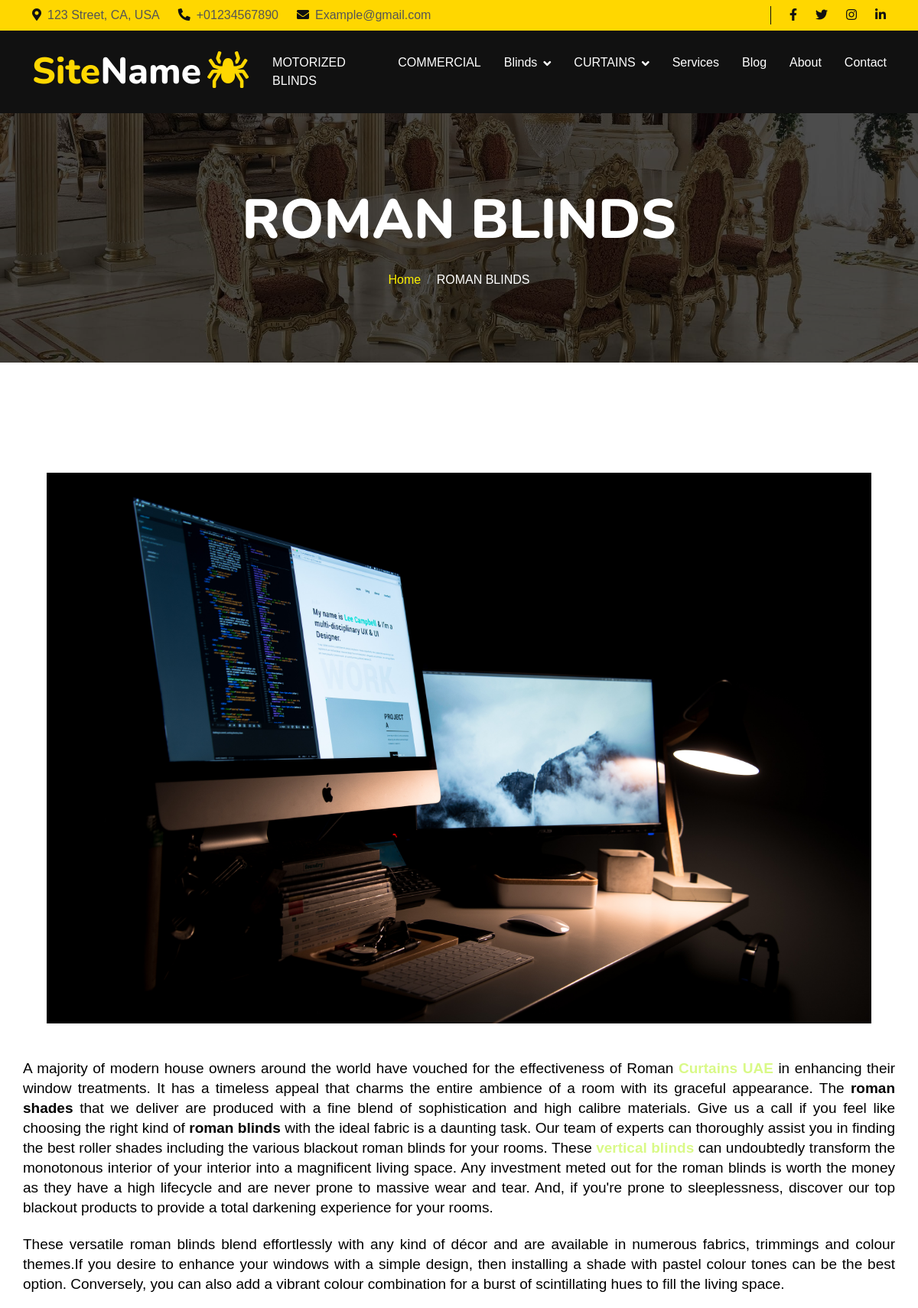
The app's page /products/blinds/roman-blinds (upper part), older data.
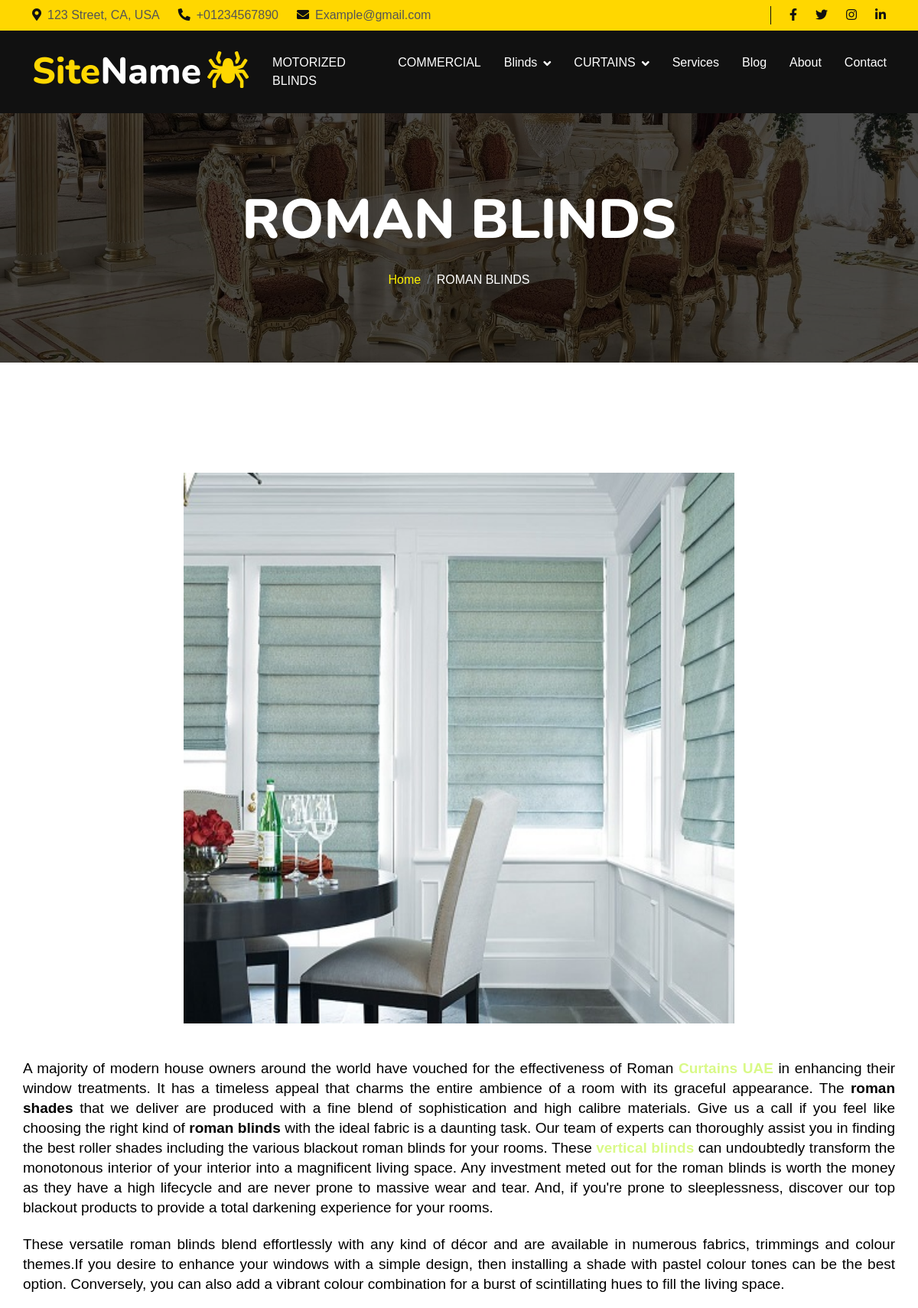
The same page, newer data.
### products/models.py (models this page shows, shortened)
class Blinds(models.Model):
    title = models.CharField(max_length=5000)
    description = models.TextField(("description"),max_length=100000)
    created_at = models.DateTimeField( ("created_at"),default=timezone.now)
    image = models.ImageField(upload_to='blinds/')
    slug = models.SlugField(null=True,blank=True)
    class Meta:
        verbose_name = ("Blinds")
        verbose_name_plural = ("Blinds")

### products/views.py (the view)
# urls.py: path('blinds/<str:slug>' , views.blinds_details , name='blinds_details'),
def blinds_details(request , slug):
    blinds_detail = Blinds.objects.get(slug=slug)
    context = {
        'blinds_detail':blinds_detail
    }
    return render(request , 'blinds/blinds_details.html' , context)

### about/about_context.py (called while the page is built)
def about(request):
    about = About.objects.last()
    context = {
        'about':about,
    }
    return context

### products/context.py (called while the page is built)
def nav(request):
    blinds_nav = Blinds.objects.all()
    curtains_nav = Curtains.objects.all()
    context = {
        'blinds_nav':blinds_nav,
        'curtains_nav':curtains_nav
    }
    return context

### products/templates/blinds/blinds_details.html (shortened to what this page needs)
{% extends "base.html" %}
{% load static %}
{% block body %}
<div class="container-fluid page-header py-5">
    <div class="container text-center py-5">
        <h1 class="display-2 text-white mb-4 animated slideInDown">{{blinds_detail.title}}</h1>
        <nav aria-label="breadcrumb">
            <ol class="breadcrumb justify-content-center mb-0 animated slideInDown">
                <li class="breadcrumb-item"><a href="/">Home</a></li>
                <li class="breadcrumb-item text-white" aria-current="page">{{blinds_detail.title}}</li>
            </ol>
        </nav>
    </div>
</div>
<div class="container text-center py-5">
    <div class="row">
        <img class="w-100 commercial-img" src="{{blinds_detail.image.url}}" alt="Image">
        <p class="fs-5 mt-4" style="text-align: justify;">{{blinds_detail.description|safe}}</p>
    </div>
</div>
{% endblock body %}

Row changes from the older to the newer data that the page shows:
changed Blinds "ROMAN BLINDS": image: a different picture
